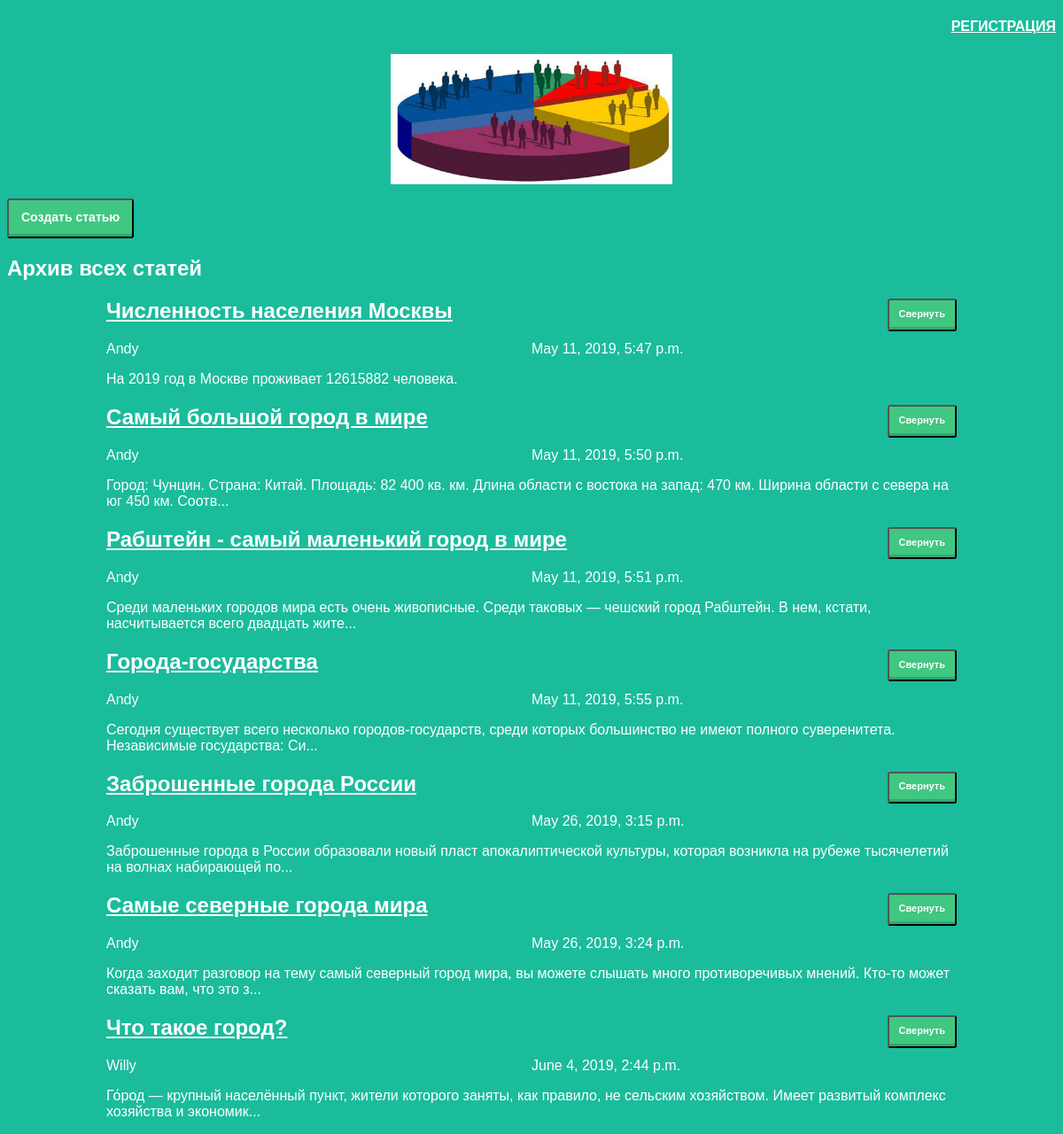
The app's page /articles/ with its own data.
### articles/models.py (models this page shows, shortened)
class Article(models.Model):
    author = models.ForeignKey(User, on_delete=models.CASCADE)
    title = models.CharField(max_length=200)
    text = models.TextField()
    created_date = models.DateTimeField(default=timezone.now)
    def get_excerpt(self):
        return self.text[:140] + "..." if len(self.text) > 140 else self.text

### articles/views.py (the view)
# urls.py: path('articles/', views.archive, name='archive'),
def archive(request):
    return render(request, 'archive.html', {"posts":Article.objects.all()})

### articles/templates/archive.html (shortened to what this page needs)
<!DOCTYPE html>
<html lang="en">
    <head>
        {% load static %}
        <link rel="stylesheet" href="{% static 'css/article.css' %}">
    </head>
    <body>
        <div class="header">
            <h4 align=right>
                    <a href="{% url 'registration' %}" >РЕГИСТРАЦИЯ</a>
            </h4>
            <img src="{% static "images/people.png" %}">
        <input class = "buttonf" type="button" value="Создать статью" onClick='location.href="http://127.0.0.1:8000/article/new/"'>
        <h2>Архив всех статей</h2>
        </div>
        <div class="archive">
        {% for post in posts %}
            <div class="one-post">
                <h2 class="post-title">
                    <a href="/article/{{ post.id }}">{{ post.title }}</a>
                    <input class="fold-button" type="button" value="Свернуть" style="float: right;">
                </h2>
                <div class="inner-post">
                    <div class="article-info">
                        <div class="article-author" >{{ post.author.username }}</div>
                        <div class="article-createddate">{{ post.created_date }}</div>
                    </div>
                    <p class="article-text">{{ post.get_excerpt }}</p>
                </div>
            </div>
        {% endfor %}
        </div>
    </body>
</html>

### articles/static/css/article.css (style rules this page uses)
body { background: #1abc9c; font-family: Tahoma, Arial, sans-serif; color: #ffffff; }
.header img { display: block; width: 318px; margin-left: auto; margin-right: auto; }
h4 a { font-family: Arial; color: #ffffff; }
.archive { width: 960px; margin-left: auto; margin-right: auto; }
.post-title a { font-family: Arial; color: #ffffff; }
.article-author { width: 50%; float: left; }
.buttonf { font-size: 14px; font-weight: 740; color: white; text-decoration: none; padding: .8em 1em calc(.8em + 3px); border-radius: 3px; background: rgb(64,199,129); box-shadow: 0 -3px rgb(53,167,110) inset; transition: 0.2s; }
.fold-button { font-size: 11px; font-weight: 700; color: white; text-decoration: none; padding: .8em 1em calc(.8em + 3px); border-radius: 3px; background: rgb(64,199,129); box-shadow: 0 -3px rgb(53,167,110) inset; transition: 0.2s; }

### records on screen
Article: title "Численность населения Москвы", author.username "Andy", created_date "May 11, 2019, 5:47 p.m.", get_excerpt "На 2019 год в Москве проживает 12615882 человека."
Article: title "Самый большой город в мире", author.username "Andy", created_date "May 11, 2019, 5:50 p.m.", get_excerpt "Город: Чунцин. Страна: Китай. Площадь: 82 400 кв. км. Длина области с востока на запад: 470 км. Ширина области с севера на юг 450 км. Соотв..."
Article: title "Рабштейн - самый маленький город в мире", author.username "Andy", created_date "May 11, 2019, 5:51 p.m.", get_excerpt "Среди маленьких городов мира есть очень живописные. Среди таковых — чешский город Рабштейн. В нем, кстати, насчитывается всего двадцать жите..."
Article: title "Города-государства", author.username "Andy", created_date "May 11, 2019, 5:55 p.m.", get_excerpt "Сегодня существует всего несколько городов-государств, среди которых большинство не имеют полного суверенитета. Независимые государства: Си..."
Article: title "Заброшенные города России", author.username "Andy", created_date "May 26, 2019, 3:15 p.m.", get_excerpt "Заброшенные города в России образовали новый пласт апокалиптической культуры, которая возникла на рубеже тысячелетий на волнах набирающей по..."
Article: title "Самые северные города мира", author.username "Andy", created_date "May 26, 2019, 3:24 p.m.", get_excerpt "Когда заходит разговор на тему самый северный город мира, вы можете слышать много противоречивых мнений. Кто-то может сказать вам, что это з..."
Article: title "Что такое город?", author.username "Willy", created_date "June 4, 2019, 2:44 p.m.", get_excerpt "Го́род — крупный населённый пункт, жители которого заняты, как правило, не сельским хозяйством. Имеет развитый комплекс хозяйства и экономик..."
